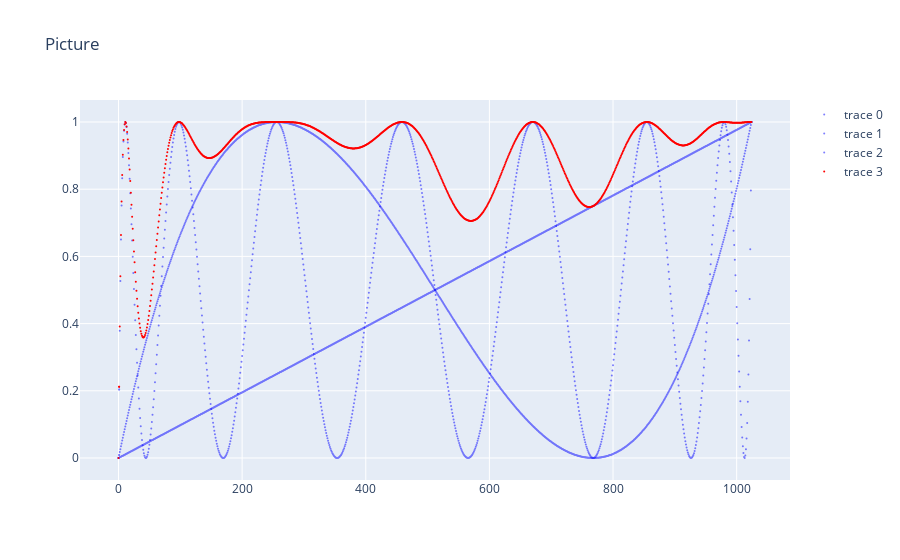

The notebook cell saved with this chart:
### Markdown cell above
Построим график со всеми составляющими функциями:

### Code cell
rlts = []

for j in scheme:

    C = []
    for n in [0, 1, *list(range(1, N, 1)), N]:
        p = get_P_of_0_complex([j], n, N)
        C.append((n, p))

    rlts.append(C)

C = []

for n in [0, 1, *list(range(1, N, 1)), N]:
    p = get_P_of_0_complex(scheme, n, N)
    C.append((n, p))

rlts.append(C)

datasets = [[[(x[0], x[1]) for x in C], 'blue', 0.5] for C in rlts]
datasets[-1][1] = 'red'
datasets[-1][2] = 1

show(datasets, marker_size=2)

### Figure 1 — Plotly figure (JSON) as saved in the notebook; plotly's stock layout.template omitted (floating-point values rounded to 4 significant figures; data arrays with more than 128 entries replaced by an {"elided": "..."} marker saying what was removed)
{"data": [{"marker": {"color": "blue", "size": 2}, "mode": "markers", "opacity": 0.5, "type": "scatter", "x": {"elided": "1026 int values"}, "y": {"elided": "1026 float values"}}, {"marker": {"color": "blue", "size": 2}, "mode": "markers", "opacity": 0.5, "type": "scatter", "x": {"elided": "1026 int values"}, "y": {"elided": "1026 float values"}}, {"marker": {"color": "blue", "size": 2}, "mode": "markers", "opacity": 0.5, "type": "scatter", "x": {"elided": "1026 int values"}, "y": {"elided": "1026 float values"}}, {"marker": {"color": "red", "size": 2}, "mode": "markers", "opacity": 1, "type": "scatter", "x": {"elided": "1026 int values"}, "y": {"elided": "1026 float values"}}], "layout": {"title": {"text": "Picture"}, "xaxis": {"zeroline": false}, "yaxis": {"zeroline": false}}}
